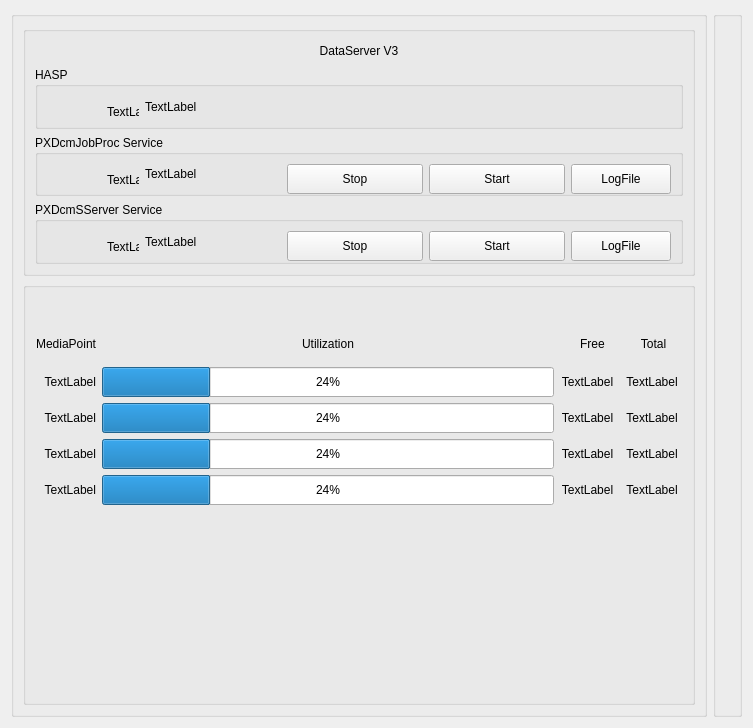
<?xml version="1.0" encoding="UTF-8"?>
<ui version="4.0">
 <class>ServInfo</class>
 <widget class="QWidget" name="ServInfo">
  <property name="geometry">
   <rect>
    <x>0</x>
    <y>0</y>
    <width>753</width>
    <height>728</height>
   </rect>
  </property>
  <property name="windowTitle">
   <string>Form</string>
  </property>
  <layout class="QHBoxLayout" name="horizontalLayout">
   <item>
    <widget class="QGroupBox" name="groupBox">
     <property name="title">
      <string/>
     </property>
     <layout class="QVBoxLayout" name="verticalLayout">
      <item>
       <widget class="QGroupBox" name="groupBox_3">
        <property name="minimumSize">
         <size>
          <width>0</width>
          <height>250</height>
         </size>
        </property>
        <property name="maximumSize">
         <size>
          <width>16777215</width>
          <height>250</height>
         </size>
        </property>
        <property name="title">
         <string/>
        </property>
        <layout class="QVBoxLayout" name="verticalLayout_2">
         <item>
          <widget class="QLabel" name="verInfo">
           <property name="minimumSize">
            <size>
             <width>0</width>
             <height>20</height>
            </size>
           </property>
           <property name="text">
            <string>DataServer V3</string>
           </property>
           <property name="alignment">
            <set>Qt::AlignCenter</set>
           </property>
          </widget>
         </item>
         <item>
          <widget class="QGroupBox" name="groupBox_7">
           <property name="title">
            <string>HASP</string>
           </property>
           <layout class="QHBoxLayout" name="horizontalLayout_4">
            <item>
             <spacer name="horizontalSpacer_3">
              <property name="orientation">
               <enum>Qt::Horizontal</enum>
              </property>
              <property name="sizeType">
               <enum>QSizePolicy::Preferred</enum>
              </property>
              <property name="sizeHint" stdset="0">
               <size>
                <width>60</width>
                <height>20</height>
               </size>
              </property>
             </spacer>
            </item>
            <item>
             <widget class="QLabel" name="HaspIcon">
              <property name="minimumSize">
               <size>
                <width>32</width>
                <height>32</height>
               </size>
              </property>
              <property name="maximumSize">
               <size>
                <width>32</width>
                <height>32</height>
               </size>
              </property>
              <property name="text">
               <string>TextLabel</string>
              </property>
             </widget>
            </item>
            <item>
             <widget class="QLabel" name="HaspInfo">
              <property name="text">
               <string>TextLabel</string>
              </property>
             </widget>
            </item>
           </layout>
          </widget>
         </item>
         <item>
          <widget class="QGroupBox" name="groupBox_6">
           <property name="title">
            <string>PXDcmJobProc Service</string>
           </property>
           <layout class="QHBoxLayout" name="horizontalLayout_2">
            <item>
             <spacer name="horizontalSpacer_2">
              <property name="orientation">
               <enum>Qt::Horizontal</enum>
              </property>
              <property name="sizeType">
               <enum>QSizePolicy::Preferred</enum>
              </property>
              <property name="sizeHint" stdset="0">
               <size>
                <width>60</width>
                <height>20</height>
               </size>
              </property>
             </spacer>
            </item>
            <item>
             <widget class="QLabel" name="LbJobProcIcon">
              <property name="sizePolicy">
               <sizepolicy hsizetype="Preferred" vsizetype="Preferred">
                <horstretch>0</horstretch>
                <verstretch>32</verstretch>
               </sizepolicy>
              </property>
              <property name="minimumSize">
               <size>
                <width>32</width>
                <height>32</height>
               </size>
              </property>
              <property name="maximumSize">
               <size>
                <width>32</width>
                <height>32</height>
               </size>
              </property>
              <property name="text">
               <string>TextLabel</string>
              </property>
             </widget>
            </item>
            <item>
             <widget class="QLabel" name="LbJobProc">
              <property name="text">
               <string>TextLabel</string>
              </property>
             </widget>
            </item>
            <item>
             <widget class="QPushButton" name="pBStopJobProc">
              <property name="minimumSize">
               <size>
                <width>0</width>
                <height>30</height>
               </size>
              </property>
              <property name="text">
               <string>Stop</string>
              </property>
             </widget>
            </item>
            <item>
             <widget class="QPushButton" name="pBStartJobProc">
              <property name="sizePolicy">
               <sizepolicy hsizetype="Preferred" vsizetype="Fixed">
                <horstretch>0</horstretch>
                <verstretch>0</verstretch>
               </sizepolicy>
              </property>
              <property name="minimumSize">
               <size>
                <width>0</width>
                <height>30</height>
               </size>
              </property>
              <property name="text">
               <string>Start</string>
              </property>
             </widget>
            </item>
            <item>
             <widget class="QPushButton" name="pBJobProcLogFile">
              <property name="minimumSize">
               <size>
                <width>100</width>
                <height>30</height>
               </size>
              </property>
              <property name="maximumSize">
               <size>
                <width>100</width>
                <height>16777215</height>
               </size>
              </property>
              <property name="text">
               <string>LogFile</string>
              </property>
             </widget>
            </item>
           </layout>
          </widget>
         </item>
         <item>
          <widget class="QGroupBox" name="groupBox_2">
           <property name="title">
            <string>PXDcmSServer Service</string>
           </property>
           <layout class="QHBoxLayout" name="horizontalLayout_3">
            <item>
             <spacer name="horizontalSpacer">
              <property name="orientation">
               <enum>Qt::Horizontal</enum>
              </property>
              <property name="sizeType">
               <enum>QSizePolicy::Preferred</enum>
              </property>
              <property name="sizeHint" stdset="0">
               <size>
                <width>60</width>
                <height>20</height>
               </size>
              </property>
             </spacer>
            </item>
            <item>
             <widget class="QLabel" name="LbDcmServIcon">
              <property name="minimumSize">
               <size>
                <width>32</width>
                <height>32</height>
               </size>
              </property>
              <property name="maximumSize">
               <size>
                <width>32</width>
                <height>32</height>
               </size>
              </property>
              <property name="text">
               <string>TextLabel</string>
              </property>
             </widget>
            </item>
            <item>
             <widget class="QLabel" name="LbDcmServ">
              <property name="text">
               <string>TextLabel</string>
              </property>
             </widget>
            </item>
            <item>
             <widget class="QPushButton" name="pBStopDcmServ">
              <property name="sizePolicy">
               <sizepolicy hsizetype="Preferred" vsizetype="Fixed">
                <horstretch>0</horstretch>
                <verstretch>0</verstretch>
               </sizepolicy>
              </property>
              <property name="minimumSize">
               <size>
                <width>0</width>
                <height>30</height>
               </size>
              </property>
              <property name="text">
               <string>Stop</string>
              </property>
             </widget>
            </item>
            <item>
             <widget class="QPushButton" name="pBStartDcmServ">
              <property name="sizePolicy">
               <sizepolicy hsizetype="Preferred" vsizetype="Fixed">
                <horstretch>0</horstretch>
                <verstretch>0</verstretch>
               </sizepolicy>
              </property>
              <property name="minimumSize">
               <size>
                <width>0</width>
                <height>30</height>
               </size>
              </property>
              <property name="text">
               <string>Start</string>
              </property>
             </widget>
            </item>
            <item>
             <widget class="QPushButton" name="pBDcmServLogFile">
              <property name="minimumSize">
               <size>
                <width>100</width>
                <height>30</height>
               </size>
              </property>
              <property name="maximumSize">
               <size>
                <width>100</width>
                <height>16777215</height>
               </size>
              </property>
              <property name="text">
               <string>LogFile</string>
              </property>
             </widget>
            </item>
           </layout>
          </widget>
         </item>
        </layout>
       </widget>
      </item>
      <item>
       <widget class="QGroupBox" name="groupBox_4">
        <property name="title">
         <string/>
        </property>
        <layout class="QGridLayout" name="gridLayout">
         <item row="4" column="1">
          <widget class="QProgressBar" name="utilization1">
           <property name="minimumSize">
            <size>
             <width>0</width>
             <height>30</height>
            </size>
           </property>
           <property name="value">
            <number>24</number>
           </property>
          </widget>
         </item>
         <item row="4" column="3">
          <widget class="QLabel" name="total1">
           <property name="text">
            <string>TextLabel</string>
           </property>
           <property name="alignment">
            <set>Qt::AlignCenter</set>
           </property>
          </widget>
         </item>
         <item row="1" column="1">
          <widget class="QLabel" name="label_3">
           <property name="maximumSize">
            <size>
             <width>16777215</width>
             <height>20</height>
            </size>
           </property>
           <property name="text">
            <string>Utilization</string>
           </property>
           <property name="alignment">
            <set>Qt::AlignCenter</set>
           </property>
          </widget>
         </item>
         <item row="5" column="1">
          <widget class="QProgressBar" name="utilization2">
           <property name="minimumSize">
            <size>
             <width>0</width>
             <height>30</height>
            </size>
           </property>
           <property name="value">
            <number>24</number>
           </property>
          </widget>
         </item>
         <item row="5" column="3">
          <widget class="QLabel" name="total2">
           <property name="text">
            <string>TextLabel</string>
           </property>
           <property name="alignment">
            <set>Qt::AlignCenter</set>
           </property>
          </widget>
         </item>
         <item row="1" column="3">
          <widget class="QLabel" name="label_4">
           <property name="maximumSize">
            <size>
             <width>16777215</width>
             <height>20</height>
            </size>
           </property>
           <property name="text">
            <string>      Total     </string>
           </property>
           <property name="alignment">
            <set>Qt::AlignCenter</set>
           </property>
          </widget>
         </item>
         <item row="6" column="1">
          <widget class="QProgressBar" name="utilization3">
           <property name="minimumSize">
            <size>
             <width>0</width>
             <height>30</height>
            </size>
           </property>
           <property name="value">
            <number>24</number>
           </property>
          </widget>
         </item>
         <item row="6" column="3">
          <widget class="QLabel" name="total3">
           <property name="text">
            <string>TextLabel</string>
           </property>
           <property name="alignment">
            <set>Qt::AlignCenter</set>
           </property>
          </widget>
         </item>
         <item row="4" column="0">
          <widget class="QLabel" name="name1">
           <property name="text">
            <string>TextLabel</string>
           </property>
           <property name="alignment">
            <set>Qt::AlignRight|Qt::AlignTrailing|Qt::AlignVCenter</set>
           </property>
          </widget>
         </item>
         <item row="5" column="0">
          <widget class="QLabel" name="name2">
           <property name="text">
            <string>TextLabel</string>
           </property>
           <property name="alignment">
            <set>Qt::AlignRight|Qt::AlignTrailing|Qt::AlignVCenter</set>
           </property>
          </widget>
         </item>
         <item row="6" column="0">
          <widget class="QLabel" name="name3">
           <property name="text">
            <string>TextLabel</string>
           </property>
           <property name="alignment">
            <set>Qt::AlignRight|Qt::AlignTrailing|Qt::AlignVCenter</set>
           </property>
          </widget>
         </item>
         <item row="1" column="0">
          <widget class="QLabel" name="label_12">
           <property name="text">
            <string>MediaPoint</string>
           </property>
           <property name="alignment">
            <set>Qt::AlignRight|Qt::AlignTrailing|Qt::AlignVCenter</set>
           </property>
          </widget>
         </item>
         <item row="8" column="0">
          <spacer name="verticalSpacer">
           <property name="orientation">
            <enum>Qt::Vertical</enum>
           </property>
           <property name="sizeType">
            <enum>QSizePolicy::Expanding</enum>
           </property>
           <property name="sizeHint" stdset="0">
            <size>
             <width>20</width>
             <height>40</height>
            </size>
           </property>
          </spacer>
         </item>
         <item row="7" column="1">
          <widget class="QProgressBar" name="utilization4">
           <property name="minimumSize">
            <size>
             <width>0</width>
             <height>30</height>
            </size>
           </property>
           <property name="value">
            <number>24</number>
           </property>
          </widget>
         </item>
         <item row="7" column="0">
          <widget class="QLabel" name="name4">
           <property name="text">
            <string>TextLabel</string>
           </property>
           <property name="alignment">
            <set>Qt::AlignRight|Qt::AlignTrailing|Qt::AlignVCenter</set>
           </property>
          </widget>
         </item>
         <item row="7" column="3">
          <widget class="QLabel" name="total4">
           <property name="text">
            <string>TextLabel</string>
           </property>
           <property name="alignment">
            <set>Qt::AlignCenter</set>
           </property>
          </widget>
         </item>
         <item row="0" column="0">
          <spacer name="verticalSpacer_2">
           <property name="orientation">
            <enum>Qt::Vertical</enum>
           </property>
           <property name="sizeType">
            <enum>QSizePolicy::Preferred</enum>
           </property>
           <property name="sizeHint" stdset="0">
            <size>
             <width>20</width>
             <height>40</height>
            </size>
           </property>
          </spacer>
         </item>
         <item row="2" column="0">
          <spacer name="verticalSpacer_3">
           <property name="orientation">
            <enum>Qt::Vertical</enum>
           </property>
           <property name="sizeType">
            <enum>QSizePolicy::Preferred</enum>
           </property>
           <property name="sizeHint" stdset="0">
            <size>
             <width>20</width>
             <height>10</height>
            </size>
           </property>
          </spacer>
         </item>
         <item row="1" column="2">
          <widget class="QLabel" name="label_5">
           <property name="maximumSize">
            <size>
             <width>16777215</width>
             <height>20</height>
            </size>
           </property>
           <property name="text">
            <string>      Free   </string>
           </property>
           <property name="alignment">
            <set>Qt::AlignCenter</set>
           </property>
          </widget>
         </item>
         <item row="4" column="2">
          <widget class="QLabel" name="free1">
           <property name="text">
            <string>TextLabel</string>
           </property>
           <property name="alignment">
            <set>Qt::AlignCenter</set>
           </property>
          </widget>
         </item>
         <item row="5" column="2">
          <widget class="QLabel" name="free2">
           <property name="text">
            <string>TextLabel</string>
           </property>
           <property name="alignment">
            <set>Qt::AlignCenter</set>
           </property>
          </widget>
         </item>
         <item row="6" column="2">
          <widget class="QLabel" name="free3">
           <property name="text">
            <string>TextLabel</string>
           </property>
           <property name="alignment">
            <set>Qt::AlignCenter</set>
           </property>
          </widget>
         </item>
         <item row="7" column="2">
          <widget class="QLabel" name="free4">
           <property name="text">
            <string>TextLabel</string>
           </property>
           <property name="alignment">
            <set>Qt::AlignCenter</set>
           </property>
          </widget>
         </item>
        </layout>
       </widget>
      </item>
     </layout>
    </widget>
   </item>
   <item>
    <widget class="QGroupBox" name="groupBox_5">
     <property name="minimumSize">
      <size>
       <width>0</width>
       <height>0</height>
      </size>
     </property>
     <property name="title">
      <string/>
     </property>
    </widget>
   </item>
  </layout>
 </widget>
 <resources/>
 <connections>
  <connection>
   <sender>pBStopJobProc</sender>
   <signal>clicked()</signal>
   <receiver>ServInfo</receiver>
   <slot>onStopJobProc()</slot>
   <hints>
    <hint type="sourcelabel">
     <x>368</x>
     <y>172</y>
    </hint>
    <hint type="destinationlabel">
     <x>417</x>
     <y>-10</y>
    </hint>
   </hints>
  </connection>
  <connection>
   <sender>pBStartJobProc</sender>
   <signal>clicked()</signal>
   <receiver>ServInfo</receiver>
   <slot>onStartJobProc()</slot>
   <hints>
    <hint type="sourcelabel">
     <x>578</x>
     <y>178</y>
    </hint>
    <hint type="destinationlabel">
     <x>543</x>
     <y>-12</y>
    </hint>
   </hints>
  </connection>
  <connection>
   <sender>pBStopDcmServ</sender>
   <signal>clicked()</signal>
   <receiver>ServInfo</receiver>
   <slot>onStopDcmServ()</slot>
   <hints>
    <hint type="sourcelabel">
     <x>447</x>
     <y>231</y>
    </hint>
    <hint type="destinationlabel">
     <x>470</x>
     <y>6</y>
    </hint>
   </hints>
  </connection>
  <connection>
   <sender>pBStartDcmServ</sender>
   <signal>clicked()</signal>
   <receiver>ServInfo</receiver>
   <slot>onStartDcmServ()</slot>
   <hints>
    <hint type="sourcelabel">
     <x>578</x>
     <y>247</y>
    </hint>
    <hint type="destinationlabel">
     <x>647</x>
     <y>-10</y>
    </hint>
   </hints>
  </connection>
  <connection>
   <sender>pBJobProcLogFile</sender>
   <signal>clicked()</signal>
   <receiver>ServInfo</receiver>
   <slot>onOpenJobProcLogFile()</slot>
   <hints>
    <hint type="sourcelabel">
     <x>610</x>
     <y>174</y>
    </hint>
    <hint type="destinationlabel">
     <x>685</x>
     <y>-1</y>
    </hint>
   </hints>
  </connection>
  <connection>
   <sender>pBDcmServLogFile</sender>
   <signal>clicked()</signal>
   <receiver>ServInfo</receiver>
   <slot>onOpenDcmServLogFile()</slot>
   <hints>
    <hint type="sourcelabel">
     <x>658</x>
     <y>242</y>
    </hint>
    <hint type="destinationlabel">
     <x>669</x>
     <y>3</y>
    </hint>
   </hints>
  </connection>
 </connections>
 <slots>
  <slot>onSearch()</slot>
  <slot>onSelect(QTableWidgetItem*,QTableWidgetItem*)</slot>
  <slot>onImageFrameNo(int)</slot>
  <slot>onSliderFrameNo(int)</slot>
  <slot>onStopJobProc()</slot>
  <slot>onStartJobProc()</slot>
  <slot>onStopDcmServ()</slot>
  <slot>onStartDcmServ()</slot>
  <slot>onOpenJobProcLogFile()</slot>
  <slot>onOpenDcmServLogFile()</slot>
 </slots>
</ui>
